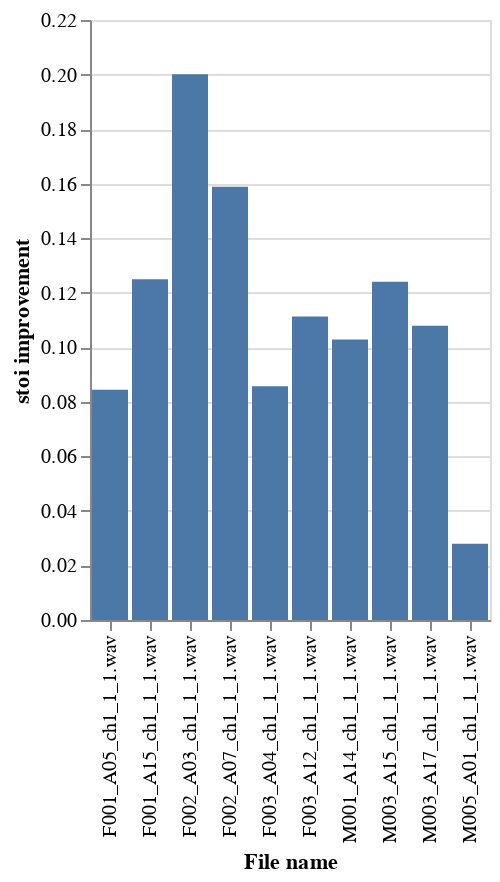

The code cell stored with this chart in its notebook:
### Code cell
DeepnoteChart(df, """{"layer":[{"layer":[{"mark":{"clip":true,"type":"bar","color":"#4c78a8","tooltip":true},"encoding":{"x":{"sort":null,"type":"nominal","field":"File name","scale":{"type":"linear"}},"y":{"sort":null,"type":"quantitative","field":"stoi improvement","scale":{"type":"linear"},"format":{"type":"default","decimals":null},"formatType":"numberFormatFromNumberType"}}}]}],"title":"","config":{"legend":{}},"$schema":"https://vega.github.io/schema/vega-lite/v5.json","encoding":{}}""")

### Figure 1 — Vega-Lite specification as saved in the notebook (floating-point values rounded to 4 significant figures)
{"$schema": "https://vega.github.io/schema/vega-lite/v5.json", "encoding": {}, "layer": [{"layer": [{"mark": {"type": "bar", "tooltip": true, "color": "#4c78a8", "clip": true}, "encoding": {"x": {"field": "File name", "type": "nominal", "sort": null, "scale": {"type": "linear"}}, "y": {"field": "stoi improvement", "type": "quantitative", "sort": null, "scale": {"type": "linear"}, "formatType": "numberFormatFromNumberType", "format": {"type": "default", "decimals": null}}}}]}], "title": "", "config": {"legend": {}}, "data": {"values": [{"File name": "F001_A05_ch1_1_1.wav", "LSD C-N": 1.698, "LSD C-E": 1.474, "LSD Distance Improvement": 0.2244, "pesq-c-n": 1.681, "pesq-c-e": 1.97, "pesq_improvement": -0.289, "stoi-c-e": 0.763, "stoi-c-n": 0.6786, "stoi improvement": 0.08441}, {"File name": "F001_A15_ch1_1_1.wav", "LSD C-N": 1.7, "LSD C-E": 1.466, "LSD Distance Improvement": 0.2336, "pesq-c-n": 1.964, "pesq-c-e": 2.022, "pesq_improvement": -0.05815, "stoi-c-e": 0.8231, "stoi-c-n": 0.6981, "stoi improvement": 0.1249}, {"File name": "F002_A03_ch1_1_1.wav", "LSD C-N": 1.787, "LSD C-E": 1.469, "LSD Distance Improvement": 0.3179, "pesq-c-n": 1.423, "pesq-c-e": 2.17, "pesq_improvement": -0.7476, "stoi-c-e": 0.8661, "stoi-c-n": 0.6659, "stoi improvement": 0.2001}, {"File name": "F002_A07_ch1_1_1.wav", "LSD C-N": 1.693, "LSD C-E": 1.335, "LSD Distance Improvement": 0.3577, "pesq-c-n": 1.551, "pesq-c-e": 2.145, "pesq_improvement": -0.5938, "stoi-c-e": 0.8591, "stoi-c-n": 0.7003, "stoi improvement": 0.1588}, {"File name": "F003_A04_ch1_1_1.wav", "LSD C-N": 1.841, "LSD C-E": 1.335, "LSD Distance Improvement": 0.5057, "pesq-c-n": 1.659, "pesq-c-e": 2.341, "pesq_improvement": -0.6813, "stoi-c-e": 0.7013, "stoi-c-n": 0.6157, "stoi improvement": 0.08569}, {"File name": "F003_A12_ch1_1_1.wav", "LSD C-N": 1.873, "LSD C-E": 1.304, "LSD Distance Improvement": 0.5689, "pesq-c-n": 1.649, "pesq-c-e": 2.487, "pesq_improvement": -0.838, "stoi-c-e": 0.7438, "stoi-c-n": 0.6325, "stoi improvement": 0.1113}, {"File name": "M001_A14_ch1_1_1.wav", "LSD C-N": 1.803, "LSD C-E": 1.531, "LSD Distance Improvement": 0.2729, "pesq-c-n": 1.818, "pesq-c-e": 2.306, "pesq_improvement": -0.4872, "stoi-c-e": 0.8238, "stoi-c-n": 0.721, "stoi improvement": 0.1028}, {"File name": "M003_A15_ch1_1_1.wav", "LSD C-N": 2.218, "LSD C-E": 1.738, "LSD Distance Improvement": 0.4798, "pesq-c-n": 1.691, "pesq-c-e": 2.151, "pesq_improvement": -0.4598, "stoi-c-e": 0.817, "stoi-c-n": 0.693, "stoi improvement": 0.124}, {"File name": "M003_A17_ch1_1_1.wav", "LSD C-N": 2.416, "LSD C-E": 1.837, "LSD Distance Improvement": 0.5797, "pesq-c-n": 1.352, "pesq-c-e": 1.752, "pesq_improvement": -0.3996, "stoi-c-e": 0.7349, "stoi-c-n": 0.627, "stoi improvement": 0.1079}, {"File name": "M005_A01_ch1_1_1.wav", "LSD C-N": 1.619, "LSD C-E": 1.709, "LSD Distance Improvement": -0.09002, "pesq-c-n": 2.062, "pesq-c-e": 2.124, "pesq_improvement": -0.06182, "stoi-c-e": 0.6603, "stoi-c-n": 0.6323, "stoi improvement": 0.02794}]}}
